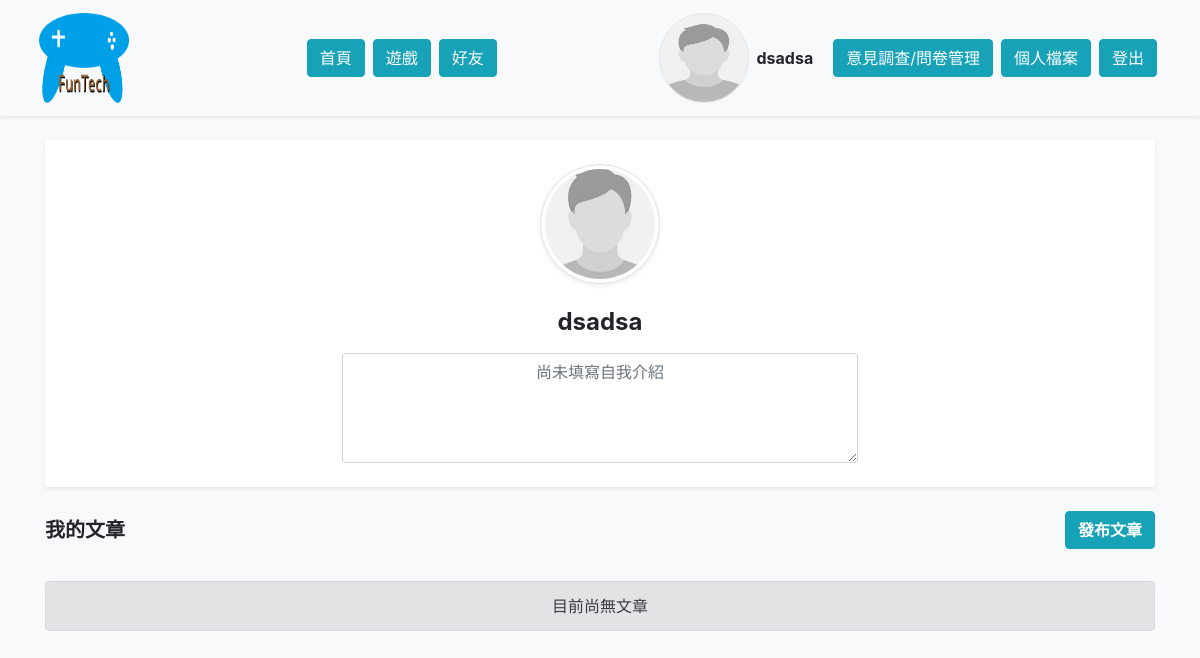
The app's page /profile.php (signed in) with its own data.
### tables this page shows
CREATE TABLE `users` (
  `id` int(11) NOT NULL,
  `username` text NOT NULL,
  `email` text NOT NULL,
  `password` text NOT NULL,
  `img` text NOT NULL DEFAULT './assets/img/default.jpg',
  `bio` text NOT NULL DEFAULT '尚未填寫自我介紹'
);

### profile.php (the view, shortened to what this page needs)
<!DOCTYPE html>
<html lang="en">
<head>
    <link href="https://cdn.jsdelivr.net/npm/bootstrap@5.3.3/dist/css/bootstrap.min.css" rel="stylesheet">
</head>
<body class="bg-light min-vh-100 d-flex flex-column">
    <div id="profile-page" class="container-fluid flex-grow-1 px-0 d-flex flex-column">
        <?php
            include_once "inc/header.php";
            $user = $pdo->query("SELECT * FROM `users` WHERE `username` = '{$_SESSION['user']}'")->fetch();
        ?>
        <div class="container py-4 flex-grow-1">
            <section class="profile-header card shadow-sm mb-4 border-0">
                <div class="card-body text-center p-4">
                    <form method="post" enctype="multipart/form-data" class="mb-3">
                        <label for="file" class="cursor-pointer">
                            <img src="<?=$user['img']?>" class="profile-avatar rounded-circle img-thumbnail shadow-sm" style="width: 120px; height: 120px; object-fit: cover;">
                        </label>
                    </form>
                    <div class="profile-username h4 fw-bold mb-3"><?=$user['username']?></div>
                    <form method="post" enctype="multipart/form-data" class="row justify-content-center">
                        <div class="profile-bio col-12 col-md-8 col-lg-6">
                            <textarea name="bio" id="bio" cols="30" rows="4" class="profile-bio-input form-control text-center bg-white" placeholder="尚未填寫自我介紹" maxlength="300" readonly><?=$user['bio']?></textarea>
                        </div>
                    </form>
                </div>
            </section>
            <div class="d-flex justify-content-between align-items-center mb-3">
                <h5 class="fw-bold mb-0">我的文章</h5>
                <a href="./add_article.php" class="new-post-link btn btn-info text-white fw-bold">發布文章</a>
            </div>
            <section class="profile-articles row g-3">
                <?php
                    $articles = $pdo->query("SELECT * FROM `articles` WHERE `WP` = '{$_SESSION['user']}'")->fetchAll();
                    if(count($articles) > 1){
                    foreach($articles as $row){
                ?>
                <div class="col-12 col-md-6 col-lg-4">
                    <div class="article-item card h-100 shadow-sm border-0">
                        <div class="card-body d-flex flex-column">
                            <div class="article-title card-title h6 fw-bold mb-2">文章標題:<?=$row['title']?></div>
                            <time class="article-date text-muted small mb-3">發佈日期:<?=$row['date']?></time>
                            <a href="./article.php?id=<?=$row['id']?>" class="article-readmore btn btn-outline-info btn-sm mt-auto">閱讀更多</a>
                        </div>
                    </div>
                </div>
                <?php }}else{ ?>
                <div class="col-12">
                    <div class="empty-article-message alert alert-secondary text-center my-3">目前尚無文章</div>
                </div>
                <?php } ?>
            </section>
        </div>
    </div>
</body>
</html>

### inc/header.php (shortened to what this page needs)
<?php include_once "api/db.php" ?>
<link rel="stylesheet" href="assets/css/bootstrap.css">
<header class="site-header navbar navbar-expand-lg navbar-light bg-light shadow-sm px-4 py-2">
    <div class="container-fluid d-flex align-items-center justify-content-between">
        <div class="brand">
            <a href="./index.php" class="brand-link navbar-brand">
                <img src="./assets/img/logo.png" width="90" height="90" class="rounded">
            </a>
        </div>
        <nav class="main-nav d-flex justify-content-center">
            <a href="./index.php" class="home-link btn btn-info m-1 text-white">首頁</a>
            <a href="./games.php" class="games-link btn btn-info m-1 text-white">遊戲</a>
            <a href="./friends.php" class="friends-link btn btn-info m-1 text-white">好友</a>
        </nav>
        <div class="user-area d-flex justify-content-end align-items-center">
            <?php if(!isset($_SESSION['user'])){ ?>
            <a href="./login.php" class="login-link btn btn-info m-1 text-white">登入</a>
            <a href="./register.php" class="register-link btn btn-info m-1 text-white">註冊</a>
            <?php }else{ ?>
            <div class="user-badge d-flex align-items-center me-2">
                <?php
                    $user = $pdo->query("SELECT * FROM `users` WHERE `username` = '{$_SESSION['user']}'")->fetch();
                ?>
                <img src="<?=$user['img']?>" width="90" height="90" class="rounded-circle me-2 border">
                <span class="fw-bold me-2"><?=$_SESSION['user']?></span>
            </div>
            <a href="./admin.php" class="admin-link btn btn-info m-1 text-white">意見調查/問卷管理</a>
            <a href="./profile.php" class="profile-link btn btn-info m-1 text-white">個人檔案</a>
            <a href="./api/logout.php" class="logout-link btn btn-info m-1 text-white">登出</a>
            <?php } ?>
        </div>
    </div>
</header>

### records on screen
users: img (placeholder picture), username "dsadsa", bio "尚未填寫自我介紹"

### other values on screen
$_SESSION['user'] "dsadsa"
